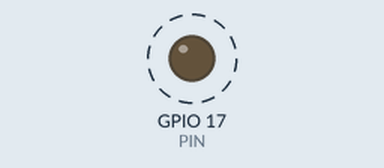
Recording of a program running on a simulated Raspberry Pi (BCM pin numbers). Parts: output pins drawn as LEDs (lit = HIGH). Dashed ring = blinking. What the program prints to the terminal is not drawn.

Above: at 0.5 s.
Timing chart, 0 to 4.6 s (numbered marks = the images above):
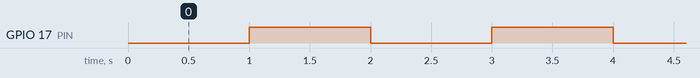

Measured:
- by itself, GPIO 17 (PIN): alternates HIGH for 1.0 s and LOW for 1.0 s

The program:

rpi_led_blink.py
```python
#!/usr/bin/python
# Python Sample
#   LED Blink : turn LED on and LED off repeatedly
# 2016-05-01 K.OHWADA @ FabLab Kannai

import RPi.GPIO as GPIO
import time

# main
PIN = 17 # con-pin 11
INTERVAL = 1 # 1 sec
GPIO.setmode(GPIO.BCM)
GPIO.setup(PIN, GPIO.OUT)

try:
	# endless loop
	while True:
		# LED off
		print "LED Off"
		GPIO.output(PIN, GPIO.LOW)
		time.sleep(INTERVAL)
		# LED on
		print "LED On"
		GPIO.output(PIN, GPIO.HIGH)
		time.sleep(INTERVAL)
except KeyboardInterrupt:
	# exit the loop, if key interrupt
	pass

# cleanup GPIO
GPIO.cleanup()

# main end
```
